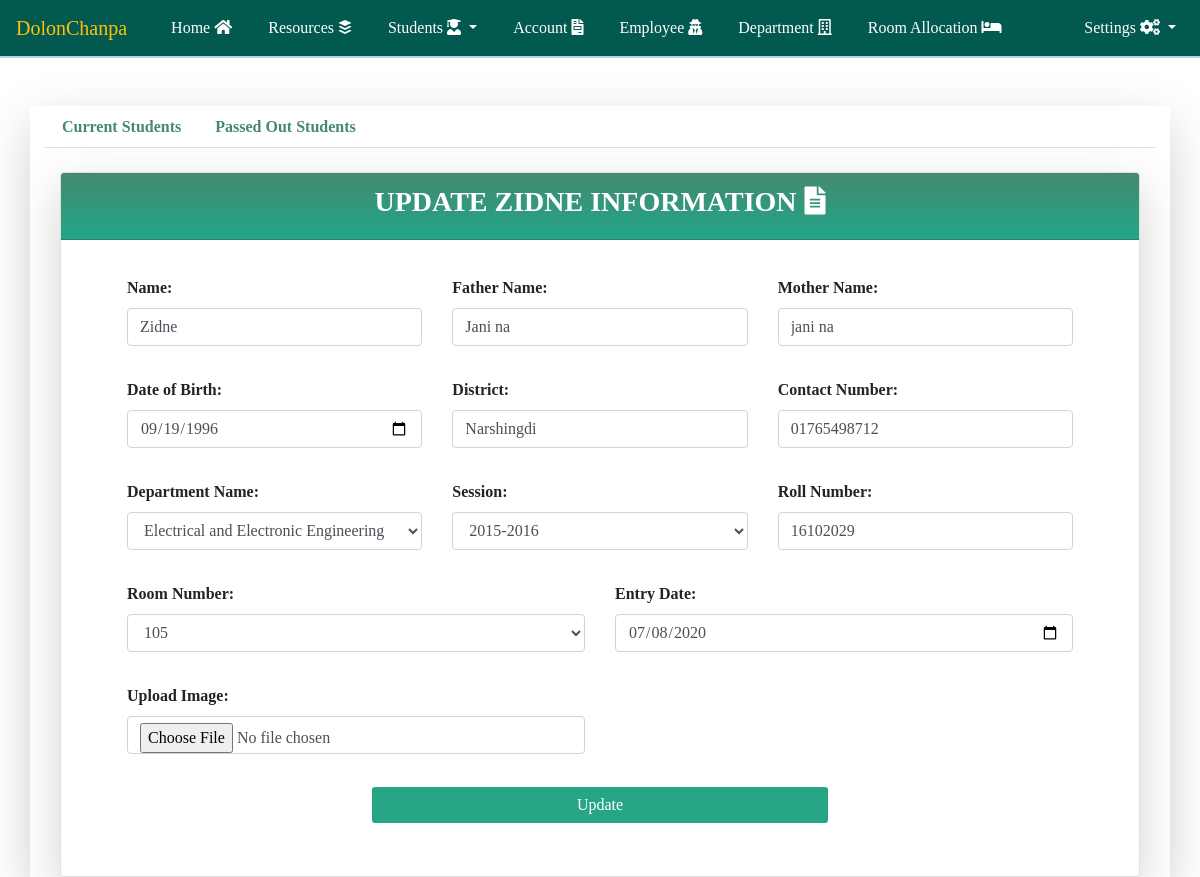
Screenshot of /update_student_information.php?id=26 (signed in) with the database file from the repository.
### tables this page shows
CREATE TABLE `student_information` (
  `id` int(11) NOT NULL,
  `name` varchar(100) NOT NULL,
  `father_name` varchar(50) NOT NULL,
  `mother_name` varchar(50) NOT NULL,
  `image` varchar(1000) NOT NULL,
  `date_of_birth` date NOT NULL,
  `district` varchar(50) NOT NULL,
  `contact_number` varchar(11) NOT NULL,
  `department_id_number` varchar(100) NOT NULL,
  `session` varchar(50) NOT NULL,
  `roll_number` int(50) NOT NULL,
  `room_id_number` int(50) NOT NULL,
  `entry_date` date NOT NULL,
  `status` varchar(1) NOT NULL
);

CREATE TABLE `department_information` (
  `id` int(11) NOT NULL,
  `department_name` varchar(255) NOT NULL
);

CREATE TABLE `room_information` (
  `id` int(11) NOT NULL,
  `floor_no` varchar(10) NOT NULL,
  `room_no` varchar(10) NOT NULL,
  `total_seat` varchar(10) NOT NULL,
  `reserved_seat` varchar(10) NOT NULL
);

### update_student_information.php (the view, shortened to what this page needs)
<?php include('header.php') ?>
<?php include('database_connection.php')?>
<?php
if(!isset($_GET['id']))
{
    ?>
    <script>
        window.location = "home.php";
    </script>
    <?php
}
else if(isset($_GET['id']))
{
    $student_id_validation_qry = "SELECT * FROM `student_information` WHERE `id` = '$_GET[id]'";
    $student_id_validation_qry_run = mysqli_query($conn, $student_id_validation_qry);
    $student_id_validation_qry_run_res = mysqli_fetch_assoc($student_id_validation_qry_run);
        ?>
        <?php
}
?>
<?php include('student_header.php') ?>
<div class="container">
    <div class="row justify-content-center mt-4">
        <div class="col-lg-12 col-12">
            <div class="card shadow-lg">
                <div class="card-header">
                    <h3 class ="text-center card_header_color text-uppercase">Update <?php echo $student_id_validation_qry_run_res['name']?> Information<span class = "ml-2"><i class="fas fa-file-alt"></i></span></h3>
                </div>
                <div class="card-body justify-content-center">
                    <div class="col-lg-12 col-12">
                        <form action="" method = "POST" enctype="multipart/form-data">
                            <div class="row m-3">
                                <div class="col-lg-4 col-md-4 col-12 ">
                                    <div class="form-group">
                                        <label for="">Name:</label>
                                        <br>
                                        <input type="text" class = "form-control" name = "name" placeholder = "Enter Your Name" required value = "<?php
                                            if(isset($_POST['name']))
                                            {
                                                echo $_POST['name'];
                                            }
                                            else
                                            {
                                                echo $student_id_validation_qry_run_res['name'];
                                            }
                                        ?>">
                                    </div>
                                </div>
                                <div class="col-lg-4 col-md-4 col-12">
                                    <div class="form-group">
                                        <label for="">Father Name:</label>
                                        <br>
                                        <input type="text" class = "form-control" name = "father_name" placeholder = "Enter Your Father Name" required value = "<?php
                                            if(isset($_POST['father_name']))
                                            {
                                                echo $_POST['father_name'];
                                            }
                                            else
                                            {
                                                echo $student_id_validation_qry_run_res['father_name'];
                                            }
                                        ?>">
                                    </div>
                                </div>
                                <div class="col-lg-4 col-md-4 col-12">
                                    <div class="form-group">
                                        <label for="">Mother Name:</label>
                                        <br>
                                        <input type="text" class = "form-control" name = "mother_name" placeholder = "Enter Your Mother Name" required value = "<?php
                                            if(isset($_POST['mother_name']))
                                            {
                                                echo $_POST['mother_name'];
                                            }
                                            else
                                            {
                                                echo $student_id_validation_qry_run_res['mother_name'];
                                            }
                                        ?>">
                                    </div>
                                </div>
                            </div>
                            <div class="row m-3">
                                <div class="col-lg-4 col-md-4 col-12">
                                    <div class="form-group">
                                        <label for="">Date of Birth:</label>
                                        <br>
                                        <input type="date" class = "form-control" name = "date_of_birth" required value = "<?php
                                            if(isset($_POST['date_of_birth']))
                                            {
                                                echo $_POST['date_of_birth'];
                                            }
                                            else
                                            {
                                                echo $student_id_validation_qry_run_res['date_of_birth'];
                                            }
                                        ?>">
                                    </div>
                                </div>
                                <div class="col-lg-4 col-md-4 col-12">
                                    <div class="form-group">
                                        <label for="">District:</label>
                                        <br>
                                        <input type="text" class = "form-control" name = "district" placeholder = "Enter Your District" required value = "<?php
                                            if(isset($_POST['district']))
                                            {
                                                echo $_POST['district'];
                                            }
                                            else
                                            {
                                                echo $student_id_validation_qry_run_res['district'];
                                            }
                                        ?>">
                                    </div>
                                </div>
                                <div class="col-lg-4 col-md-4 col-12">
                                    <div class="form-group">
                                        <label for="">Contact Number:</label>
                                        <br>
                                        <input type="number" class = "form-control" name = "contact_number" placeholder = "Enter Your Phone Number" required value = "<?php
                                            if(isset($_POST['contact_number']))
                                            {
                                                echo $_POST['contact_number'];
                                            }
                                            else
                                            {
                                                echo $student_id_validation_qry_run_res['contact_number'];
                                            }
                                        ?>">
                                    </div>
                                </div>
                            </div>
                            <div class="row m-3">
                                <div class="col-lg-4 col-md-4 col-12 ">
                                    <div class="form-group">
                                        <label for="">Department Name:</label>
                                        <br>
                                        <select name="department_name" id="department_name" class = "form-control" required>
                                            <?php
                                                $qry = "SELECT * FROM `department_information`";
                                                $res = mysqli_query($conn, $qry);
                                                while($row = mysqli_fetch_assoc($res))
                                                {
                                                    ?>
                                                        <option value = "<?php echo $row['id'] ?>"
                                                            <?php
                                                            if($row['id'] == $student_id_validation_qry_run_res['department_id_number'])
                                                            {
                                                                echo "selected";
                                                            }
                                                            ?>><?php echo $row['department_name'];?></option>
                                                    <?php
                                                }
                                            ?>
                                        </select>
                                    </div>
                                </div>
                                <div class="col-lg-4 col-md-4 col-12">
                                    <div class="form-group">
                                        <label for="">Session:</label>
                                        <br>
                                        <select class = "form-control" name="session" required>
                                            <?php
        											 $c = 2006;
        											$today = date("Y");
        											 for($i=$c; $i<$today; $i++)
        											 {
        												 $r = $i + 1;
                                                         $session= $i."-".$r;
                                                         ?>
                                                         <option value="<?php echo "$session";?>" <?php
                                                         if($student_id_validation_qry_run_res['session']==$session)
                                                         {
                                                             echo "selected";
                                                         }
                                                         ?>><?php echo $session; ?>
                                                         </option>
                                                         <?php
        											 }
        										?>
                                        </select>
                                    </div>
                                </div>
                                <div class="col-lg-4 col-md-4 col-12">
                                    <div class="form-group">
                                        <label for="">Roll Number:</label>
                                        <br>
                                        <input type="number" class = "form-control" name = "roll_number" placeholder = "Roll Number" required value = "<?php
                                            if(isset($_POST['roll_number']))
                                            {
                                                echo $_POST['roll_number'];
                                            }
                                            else
                                            {
                                                echo $student_id_validation_qry_run_res['roll_number'];
                                            }
                                        ?>">
                                    </div>
                                </div>
                            </div>
                            <div class="row m-3">
                                <div class="col-lg-6 col-md-6 col-12 ">
                                    <div class="form-group">
                                        <label for="">Room Number:</label>
                                        <br>
                                        <select name="room_number" id="room_number" class = "form-control" required>
                                            <?php
                                                $qry = "SELECT * FROM `room_information` WHERE `total_seat` != `reserved_seat` OR `id` = '$student_id_validation_qry_run_res[room_id_number]' ORDER BY `room_no` ASC ";
                                                $res = mysqli_query($conn, $qry);
                                                while($row = mysqli_fetch_assoc($res))
                                                {
                                                    ?>
                                                        <option value = "<?php echo $row['id'] ?>"
                                                            <?php if($row['id']==
                                                            $student_id_validation_qry_run_res['room_id_number']){
                                                                echo "selected";
                                                            }
                                                            ?>><?php echo $row['room_no'];?></option>
                                                    <?php
                                                }
                                            ?>
                                        </select>
                                    </div>
                                </div>
                                <div class="col-lg-6 col-md-6 col-12">
                                    <div class="form-group">
                                        <label for="">Entry Date:</label>
                                        <br>
                                        <input type="date" class = "form-control" name = "entry_date" required value = "<?php
                                            if(isset($_POST['entry_date']))
                                            {
                                                echo $_POST['entry_date'];
                                            }
                                            else
                                            {
                                                echo $student_id_validation_qry_run_res['entry_date'];
                                            }
                                        ?>">
                                    </div>
                                </div>
                            </div>
                            <div class="row m-3">
                                <div class="col-lg-6 col-md-6 col-12">
                                    <div class="form-group">
                                        <label for="">Upload Image:</label>
                                        <br>
                                        <input class = "form-control"type="file" name="upload_image"  />
                                    </div>
                                </div>
                            </div>
                            <div class="row m-3 justify-content-center">
                                <div class=" col-lg-6 col-10">
                                    <div class="form-group">
                                        <input type="submit" name = "submit" class = "form-control btn btn_color_employee" value = "Update">
                                    </div>
                                </div>
                            </div>
                        </form>
                    </div>
                </div>
            </div>
        </div>
    </div>
</div>
<?php include('student_footer.php') ?>
<?php include('footer.php') ?>

### rows the page displays
student_information: name "ZIDNE", name "Zidne", father_name "Jani na", mother_name "jani na", date_of_birth "09/19/1996", district "Narshingdi", contact_number "01765498712", department_name "Electrical and Electronic Engineering", session "2015-2016", roll_number "16102029", room_number "105", entry_date "07/08/2020"
